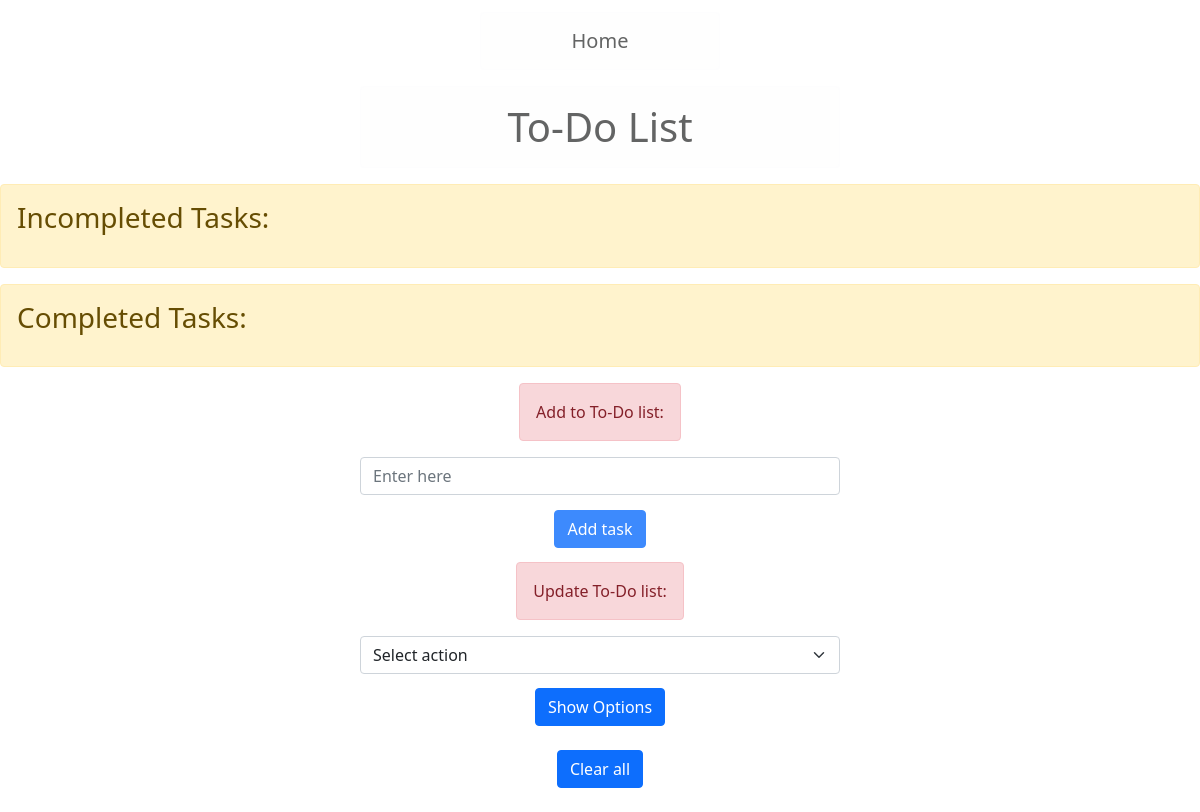
Page /tasks/ on the earlier database version.
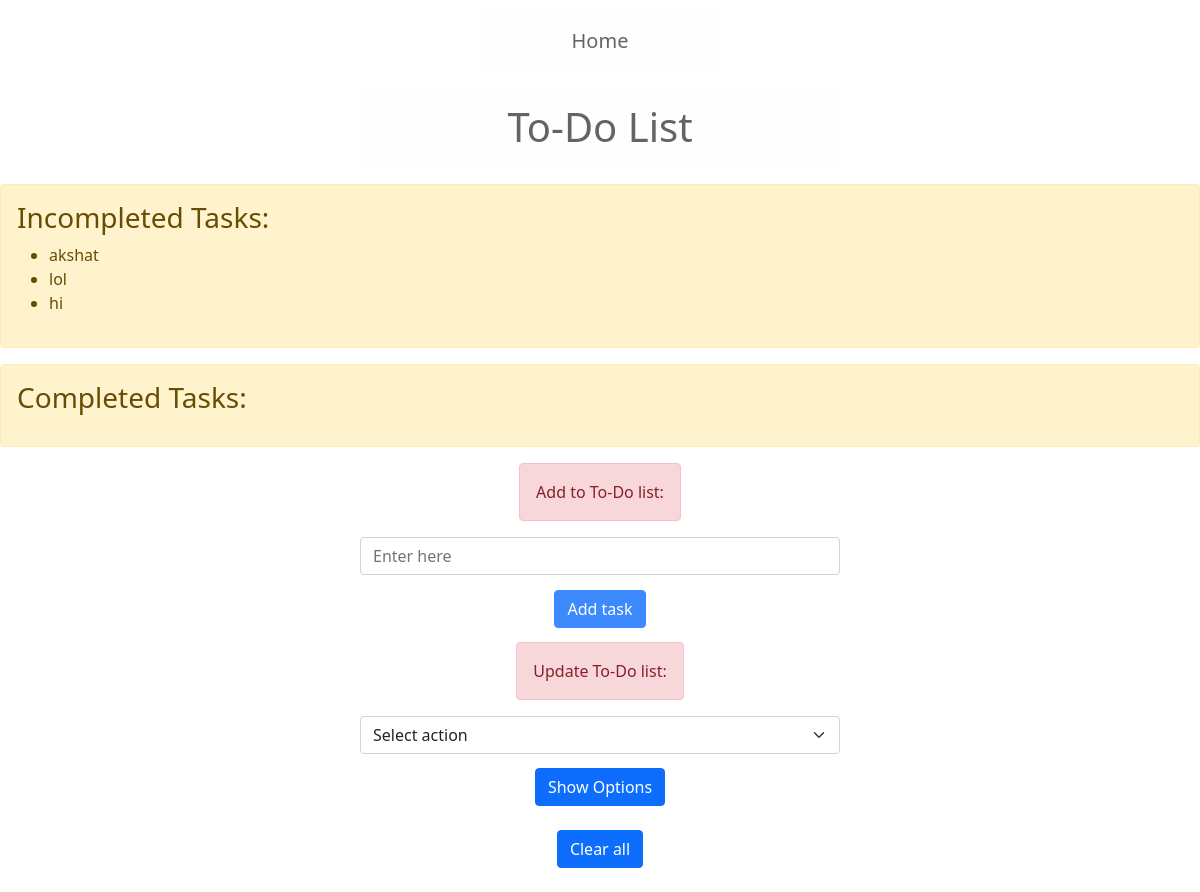
Same page on the later database version.
### tasks/models.py (models this page shows)
class todolist(models.Model):
    task_info=models.CharField(max_length=100)
    status=models.BooleanField()
    task_number=models.IntegerField()

### tasks/views.py (the view, shortened to what this page needs)
# urls.py: path("",views.index,name="index"),
def index(request):
    global k
    return render(request,"tasks/index.html", {
            "data": todolist.objects.all(),"update": True
        })

### tasks/templates/tasks/index.html (shortened to what this page needs)
{% extends "tasks/layout.html" %}
{% block body %}
    <h1 class="alert alert-light" style="margin-top: 1%; text-align: center; margin-right: 30%; margin-left: 30%">To-Do List</h1>
    <div class="col">
        <div class="alert alert-warning" role="alert">
            <h3>Incompleted Tasks:</h3>
            <ul>
                {% for task in data %}
                    {% if not task.status %}
                    <li>
                        {{task.task_info}}
                    </li>
                    {% endif %}
                {% endfor %}
            </ul>
        </div>
    </div>
    <div class="col">
        <div class="alert alert-warning" role="alert">
            <h3>Completed Tasks:</h3>
        </div>
    </div>
    <div class="col">
    <form action="{% url 'tasks:index' %}" method="post">
        <div style="text-align:center; margin-right: 30%; margin-left: 30%">
            <label for="form" class="alert alert-danger">Add to To-Do list:</label><br>
            <input type="text" name="new_task" class="form-control" placeholder="Enter here">
            <button type="submit" class="btn btn-primary" style="opacity:0.8;margin-top:3%;text-align:center;margin-bottom: 3%;">Add task</button>
        </div>
    </form>
    </div>
    <div class="col">
        {% if update %}
        <form action="{% url 'tasks:done' %}" method="post">
            <div style="text-align:center; margin-right: 30%; margin-left: 30%;margin-bottom: 2%;">
                <label for="form" class="alert alert-danger">Update To-Do list:</label><br>
                <select class="form-select" aria-label="Default select example" name="action">
                    <option selected>Select action</option>
                </select>
                <button type="submit" class="btn btn-primary" style="margin-top:3%;text-align:center">Show Options</button>
            </div>
        </form>
        {% endif %}
    </div>
    <div style="text-align:center">
        <a href="{% url 'tasks:clearall' %}" class="btn btn-primary" style="margin-bottom:2%">Clear all</a>
    </div>
{% endblock %}

### tasks/templates/tasks/layout.html (shortened to what this page needs)
<!DOCTYPE html>
<html>
    <head>
        <link href="https://cdn.jsdelivr.net/npm/bootstrap@5.0.1/dist/css/bootstrap.min.css" rel="stylesheet">
    </head>
    <body>
        <h5 type="button" class="alert alert-light" style="text-align: center; margin-right: 40%; margin-left: 40%;margin-top: 1%;">Home</h5>
        {% block body %}
        {% endblock %}
    </body>
</html>

### tasks/templates/tasks/layout.html (style rules this page uses)
body { overflow:scroll; background-image: url("https://images.unsplash.com/photo-1547844149-792ce502416a?ixlib=rb-1.2.1&ixid=MnwxMjA3fDB8MHxwaG90by1wYWdlfHx8fGVufDB8fHx8&auto=format&fit=crop&w=1950&q=80"); }

Differences in the rows shown:
added todolist: task_info "akshat"
added todolist: task_info "lol"
added todolist: task_info "hi"
